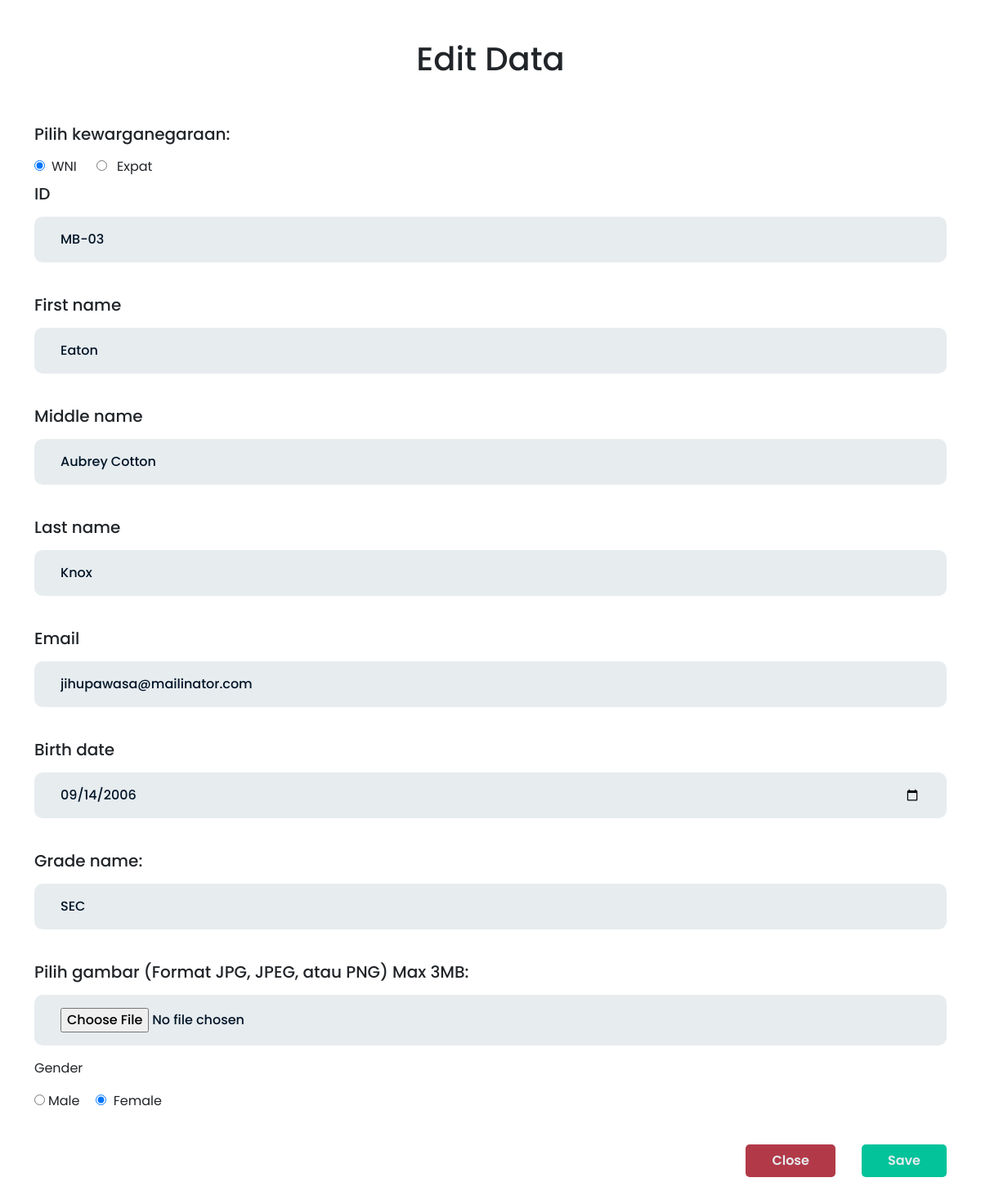
/edit.php?id=309 (signed in), run on the app's committed database.
### tables this page shows
CREATE TABLE `hr_employee` (
  `id` int(11) NOT NULL,
  `nik` varchar(255) NOT NULL,
  `first_name` varchar(255) NOT NULL,
  `middle_name` varchar(255) NOT NULL,
  `last_name` varchar(255) NOT NULL,
  `birth_place` varchar(255) DEFAULT NULL,
  `regencies` varchar(255) NOT NULL,
  `birth_date` date NOT NULL,
  `grade_name` varchar(255) NOT NULL,
  `negara` varchar(255) NOT NULL,
  `gender` varchar(255) NOT NULL,
  `kewarganegaraan` varchar(255) NOT NULL,
  `gambar` varchar(255) DEFAULT NULL,
  `password` varchar(255) NOT NULL,
  `username` varchar(255) NOT NULL,
  `hr_name` varchar(255) NOT NULL,
  `email` varchar(255) DEFAULT NULL,
  `level` int(11) NOT NULL
);

CREATE TABLE `hr_position` (
  `position_id` int(11) NOT NULL,
  `position_name` varchar(255) NOT NULL,
  `position_level` varchar(255) NOT NULL,
  `parent_id` varchar(255) NOT NULL,
  `parent_path` varchar(255) NOT NULL
);

### edit.php (the view, shortened to what this page needs)
<!DOCTYPE html>
<html lang="en">
<head>
    <link href="https://cdn.jsdelivr.net/npm/bootstrap@5.3.0-alpha1/dist/css/bootstrap.min.css" rel="stylesheet">
    <link rel="stylesheet" href="css/StylingEdit.css">
</head>
<body>
    <div class="container">
        <?php
        require_once "koneksi.php";
        $id = $_GET['id'];
        $sql_code = mysqli_query($koneksi, "SELECT *, CONCAT(first_name, ' ', middle_name, ' ', last_name) AS Full_Name FROM hr_employee WHERE id = '$id'");
        while ($data = mysqli_fetch_array($sql_code)) {
        ?>
            <div class="row mt-5 mb-5">
                <div class="col">
                    <div class="header">
                        <div class="d-flex justify-content-center">
                            <h1>
                                Edit Data
                            </h1>
                        </div>
                    </div>
                </div>
            </div>
            <div class="row">
                <div class="col">
                    <div class="detail-data">
                        <form id="form_edit" enctype="multipart/form-data">
                            <div class="d-flex flex-column detail-data-input">
                                <h5>Pilih kewarganegaraan:</h5>
                                <div class="d-flex">
                                    <input type="radio" class="mt-1" name="kewarganegaraan" id="wni" value="WNI" <?php if ($data['kewarganegaraan'] == "WNI") echo 'checked' ?> required onclick="disableInput()">
                                    <label for="wni" class="mx-2">WNI</label>
                                    <div class="mx-3">
                                        <input type="radio" class="mt-1" name="kewarganegaraan" id="expat" value="Expat" <?php if ($data['kewarganegaraan'] == "Expat") echo 'checked' ?> required onclick="liveInput()">
                                        <label for="expat" class="mx-2">Expat</label>
                                    </div>
                                </div>
                                <h5><?php echo constant('table_id') ?></h5>
                                <input type="text" name="nik" onkeydown="return /[a-z0-9-]/i.test(event.key)" required value="<?php echo $data['nik'] ?>" maxlength="16">
                                <br>
                                <h5><?php echo constant('table_fn') ?></h5>
                                <input type="text" name="first_name" onkeydown="return /[a-z ]/i.test(event.key)" required value="<?php echo $data['first_name'] ?>">
                                <br>
                                <h5><?php echo constant('table_mn') ?></h5>
                                <input type="text" name="middle_name" onkeydown="return /[a-z ]/i.test(event.key)" value="<?php echo $data['middle_name'] ?>">
                                <br>
                                <h5><?php echo constant('table_ln') ?></h5>
                                <input type="text" name="last_name" onkeydown="return /[a-z ]/i.test(event.key)" value="<?php echo $data['last_name'] ?>">
                                <br>
                                <h5>Email</h5>
                                <input type="email" name="email" id="email" onkeydown="return /[a-z0-9@.]/i.test(event.key)" required value="<?php echo $data['email'] ?>">
                                <br>
                                <h5><?php echo constant('table_bd') ?></h5>
                                <input type="date" name="birth_date" required value="<?php echo $data['birth_date'] ?>">
                                <br>
                                <?php
                                $sql_hrmposition = mysqli_query($koneksi, "SELECT * FROM hr_position");
                                ?>
                                <h5 for="grade_name"><?php echo constant('table_gn') ?>: </h5>
                                <div class="form-group mb-3">
                                    <select class="form-control" name="grade_name" required style="padding: 1rem 2rem 1rem 2rem; background-color: #e7ecef; border: none; color: #001427; font-weight: 500; border-radius: 10px;">
                                        <?php while ($data_hrmposition = mysqli_fetch_array($sql_hrmposition)) { ?>
                                            <option value="<?php echo $data_hrmposition['position_id'] ?>" <?php if ($data_hrmposition['position_id'] == $data['grade_name']) echo 'selected' ?>> <?php echo $data_hrmposition['position_level'] ?></option>
                                        <?php }; ?>
                                    </select>
                                </div>
                                <br>
                                <h5 for="image">Pilih gambar (Format JPG, JPEG, atau PNG) Max 3MB:</h5>
                                <input type="file" name="image" id="image" accept=".jpg, .jpeg, .png">
                                <p><?php echo constant('table_gd') ?></p>
                                <div class="d-flex">
                                    <input type="radio" name="gender" id="Laki-laki" class="mt-1" value="Laki-laki" <?php if ($data['gender'] == "Laki-laki") echo 'checked' ?> required>
                                    <label for="Laki-laki" class="mx-1"><?php echo constant('table_gd_lk') ?></label>
                                    <div class="mx-3">
                                        <input type="radio" name="gender" id="Perempuan" <?php if ($data['gender'] == "Perempuan") echo 'checked' ?> value="Perempuan">
                                        <label for="Perempuan" class="mx-1"><?php echo constant('table_gd_p') ?></label>
                                    </div>
                                </div>
                                <div class="d-flex justify-content-end">
                                    <div class="button-back">
                                        <button><a href="index.php"><?php echo constant('btn_cancel') ?></a></button>
                                    </div>
                                    <div class="button-submit">
                                        <button type="submit"><?php echo constant('btn_save') ?></button>
                                    </div>
                                </div>
                            </div>
                        </form>
                    </div>
                </div>
            </div>
        <?php } ?>
    </div>
</body>
</html>

### css/StylingEdit.css (style rules this page uses)
* { font-family: 'Poppins', sans-serif; }
.row .col .detail-data h5 { margin-bottom: 1rem; }
.row .col .detail-data form input { padding: 1rem 2rem 1rem 2rem; margin-bottom: 1rem; background-color: #e7ecef; border: none; color: #001427; font-weight: 500; border-radius: 10px; }
.row .col .button-back { margin-top: 2rem; }
.row .col .button-back button { padding: 0.5rem 2rem 0.5rem 2rem; border: none; border-radius: 5px; background-color: #b23a48; font-weight: 600; margin-right: 2rem; }
.row .col .button-back button a { color: #e7ecef; text-decoration: none; }
.row .col .button-submit button { padding: 0.5rem 2rem 0.5rem 2rem; border: none; border-radius: 5px; background-color: #02c39a; color: #e7ecef; font-weight: 600; margin-bottom: 2rem; margin-top: 2rem; }

### data on the page
hr_employee: kewarganegaraan "☑ WNI", kewarganegaraan "☐ Expat", nik "MB-03", first_name "Eaton", middle_name "Aubrey Cotton", last_name "Knox", email "jihupawasa@mailinator.com", birth_date "09/14/2006", grade_name "SEC", gender "☐ Male", gender "☑ Female"
